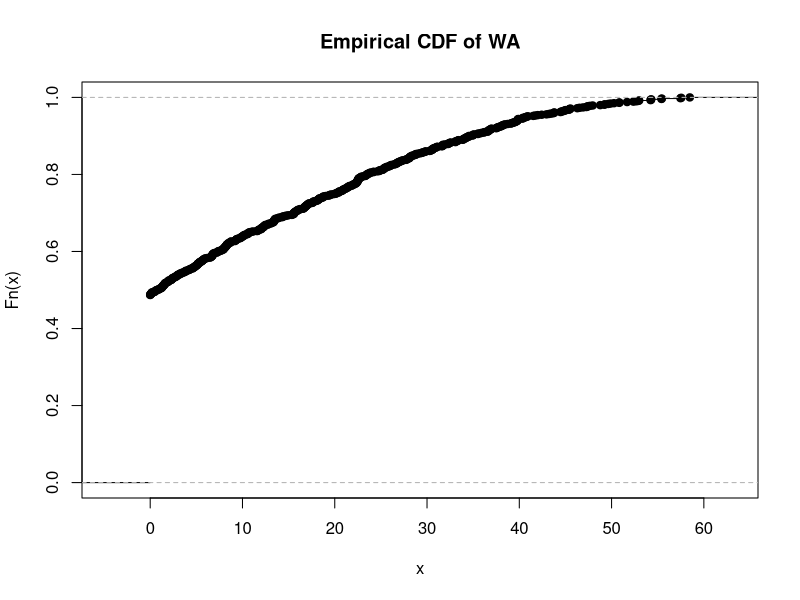
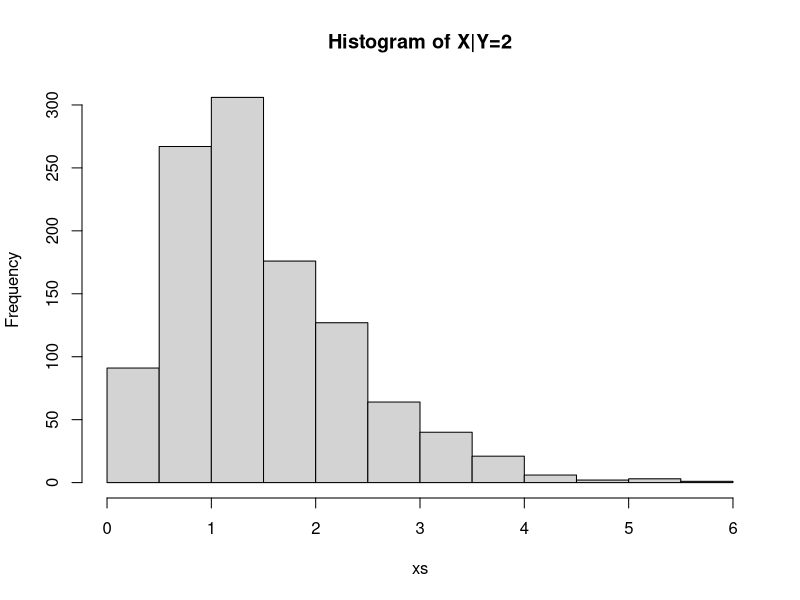
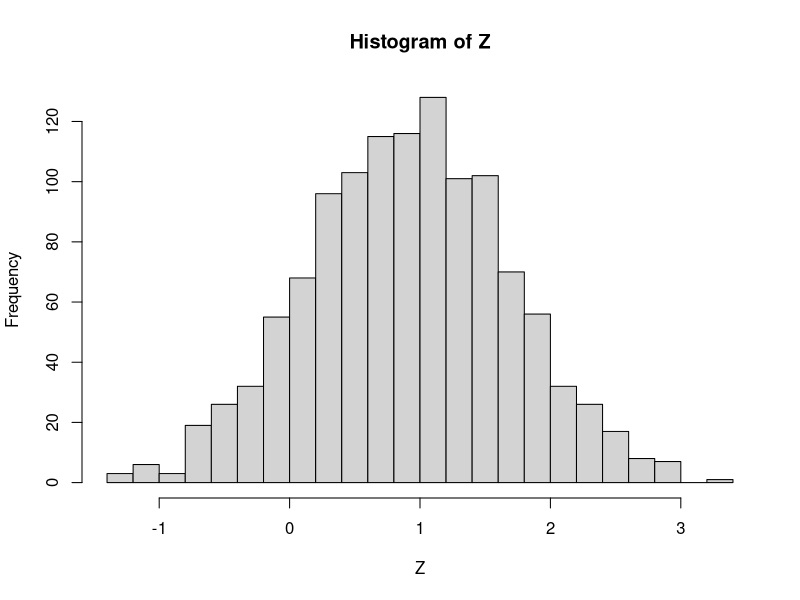
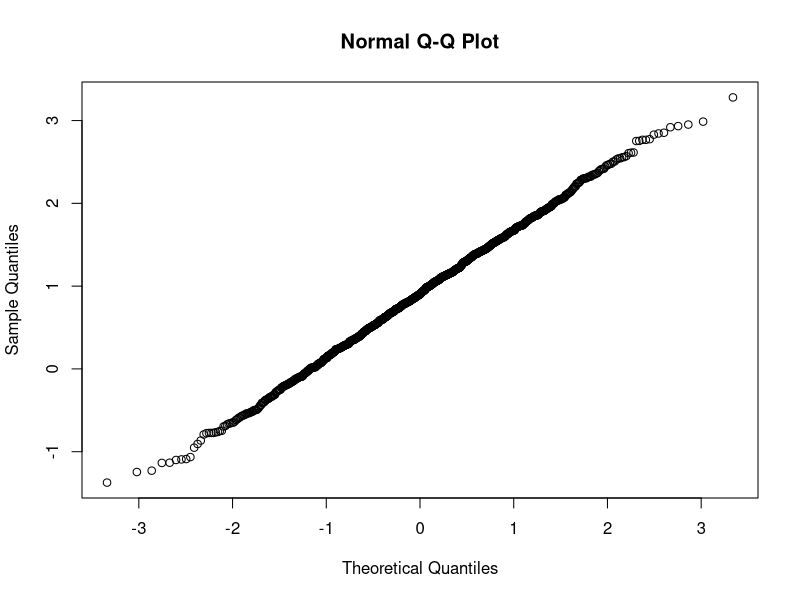
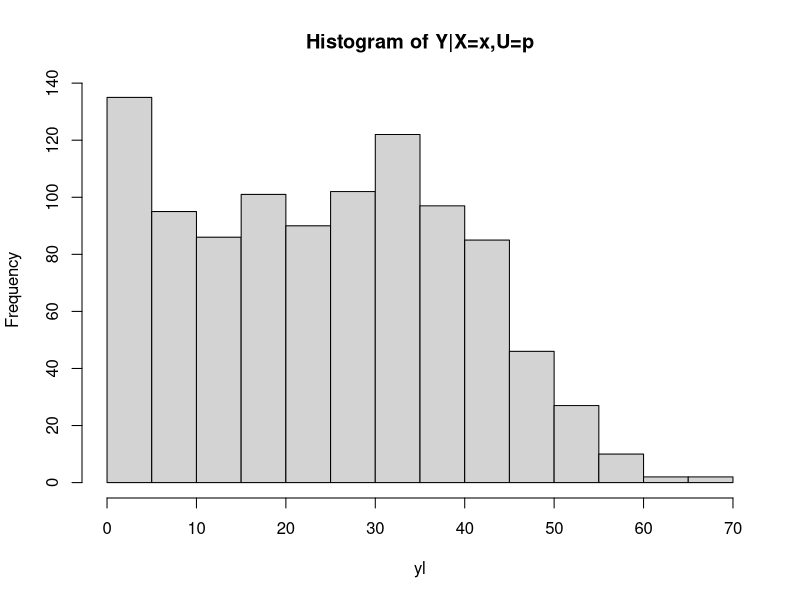
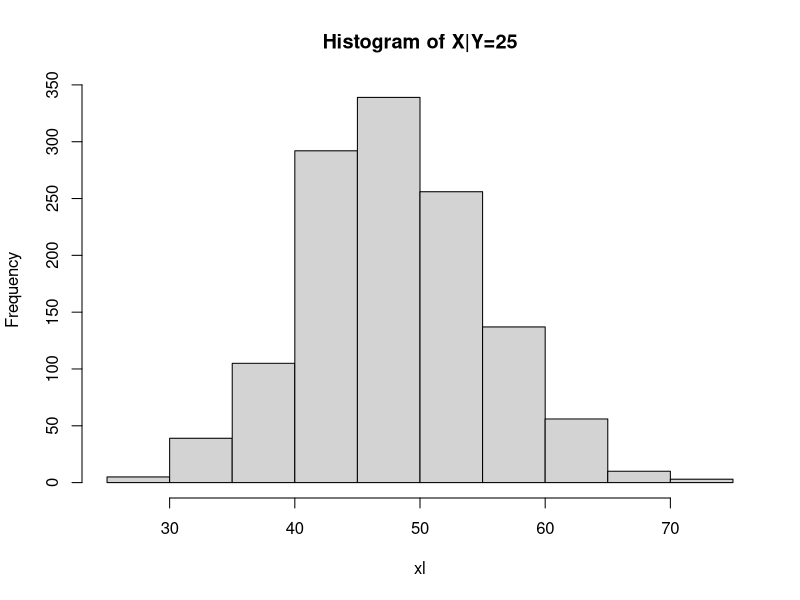
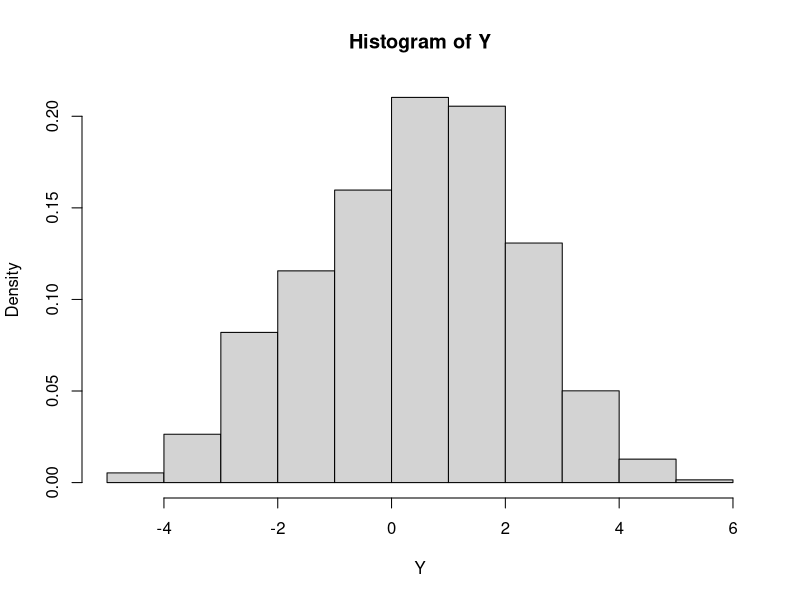

Here is the R script that generated these plots, in order:
## ---- chunk 1
knitr::opts_chunk$set(echo = TRUE)
## ---- chunk 2
xa <- runif(1000, min = 0, max = 60)
xb <- runif(1000, min = 0, max = 60)
wa <- xa - xb
for (i in c(1:1000)){
  if (wa[i] < 0){
    wa[i] <- 0
  }
}
cat("Mean:", mean(wa))
plot(ecdf(wa), main = "Empirical CDF of WA")
## ---- chunk 3
xl <- c()
yl <- c()
xs <- c()
for (i in c(1:9000)){
  x <- rexp(1, rate = 1)
  xl <- c(xl, x)
  y <- rpois(1, lambda = x)
  yl <- c(yl, y)
  if (y == 2){
    xs <- c(xs, x)
  }
}
hist(xs, main = "Histogram of X|Y=2")
## ---- chunk 4
Z <- c()
for (i in c(1:5000)){
  x <- rnorm(1)
  y <- rnorm(1)
  if (x + y >= 1){
    Z <- c(Z, y)
  }
}
hist(Z, breaks = 24)
qqnorm(Z)
cat("According to QQ Plot, Z may have a normal distribution.\n
Mean:", mean(Z), "\n
Standard deviation:", sd(Z))
## ---- chunk 5
yl <- c()
for (i in c(1:1000)){
  x <- rpois(1, lambda = 50)
  u <- runif(1)
  y <- rbinom(1, size = x, prob = u)
  yl <- c(yl, y)
}
hist(yl, main = "Histogram of Y|X=x,U=p")
## ---- chunk 6
xl <- c()
for (j in c(1:60000)){
  x <- rpois(1, lambda = 50)
  u <- runif(1)
  y <- rbinom(1, size = x, prob = u)
  if (y == 25){
    xl <- c(xl, x)
  }
}
hist(xl, main = "Histogram of X|Y=25")
## ---- chunk 7
Y <- c()
y1 <- rnorm(10000, mean = -2, sd = 1)
y2 <- rnorm(10000, mean = 1, sd = sqrt(2))
w1 <- 0.2
w2 <- 0.8
x <- sample.int(2, 10000, replace = TRUE, prob = c(w1, w2))
for (i in c(1:10000)){
  if (x[i] == 1){
    Y <- c(Y, y1[i])
  } else{
    Y <- c(Y, y2[i])
  }
}
hist(Y, freq = FALSE)
## ---- chunk 8
cat("Therefore, the estimated probability the mean height of a random sample of 30 boys is",
    pnorm(3*sqrt(30), sd = 9, lower.tail = FALSE))
